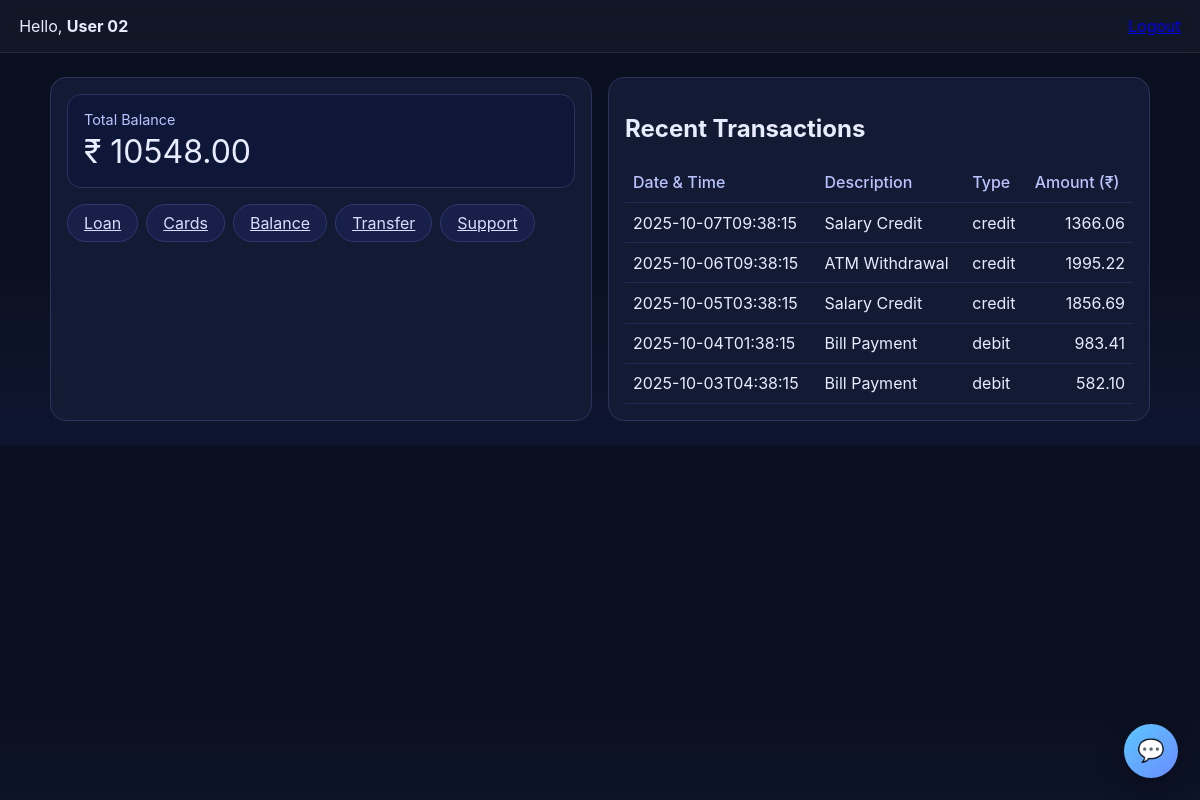
The page /user-dashboard (signed in) on the database its author committed.
### tables this page shows
CREATE TABLE transactions (
        id INTEGER PRIMARY KEY AUTOINCREMENT,
        account_id INTEGER NOT NULL,
        txn_time TEXT NOT NULL,
        description TEXT NOT NULL,
        amount REAL NOT NULL,
        type TEXT CHECK(type IN ('debit','credit')) NOT NULL,
        FOREIGN KEY (account_id) REFERENCES accounts(id) ON DELETE CASCADE
    );

### app.py (the view)
@app.route("/user-dashboard")
@login_required
def user_dashboard():
    if session.get("user", {}).get("role") != "user":
        flash("Access denied: users only.", "error")
        return redirect(url_for("role_select"))
    last5 = get_last_transactions(session["user"]["id"], limit=5)
    balance = get_balance(session["user"]["id"])
    return render_template("user_dashboard.html", last5=last5, balance=balance)

### app.py (called while the page is built)
@app.context_processor
def inject_user():
    return {"current_user": session.get("user")}

def login_required(fn):
    from functools import wraps
    @wraps(fn)
    def wrapper(*args, **kwargs):
        if not session.get("user"):
            return redirect(url_for("login_page"))
        return fn(*args, **kwargs)
    return wrapper

### db.py (called while the page is built)
def get_conn():
    conn = sqlite3.connect(DB_PATH)
    conn.row_factory = sqlite3.Row
    return conn

def get_balance(user_id):
    conn = get_conn()
    row = conn.execute("SELECT SUM(balance) AS total FROM accounts WHERE user_id=?", (user_id,)).fetchone()
    conn.close()
    return (row["total"] or 0.0)

def get_last_transactions(user_id, limit=5):
    conn = get_conn()
    rows = conn.execute("""
        SELECT t.* FROM transactions t
        JOIN accounts a ON a.id = t.account_id
        WHERE a.user_id = ?
        ORDER BY datetime(t.txn_time) DESC
        LIMIT ?
    """, (user_id, limit)).fetchall()
    conn.close()
    return [dict(r) for r in rows]

### templates/user_dashboard.html (shortened to what this page needs)
<!doctype html>
<html lang="en">
<head>
  <link rel="stylesheet" href="{{ url_for('static', filename='style.css') }}">
</head>
<body class="page">
  <header class="topbar">
    <div>Hello, <strong>{{ current_user.full_name }}</strong></div>
    <nav><a href="{{ url_for('logout_page') }}">Logout</a></nav>
  </header>
  <main class="container dashboard">
    <section class="summary">
      <div class="balance-card">
        <div class="balance-label">Total Balance</div>
        <div class="balance-amount" id="balance-amount">₹ {{ '%.2f'|format(balance) }}</div>
      </div>
      <div class="actions">
        <a class="pill" href="{{ url_for('loan_page') }}">Loan</a>
        <a class="pill" href="{{ url_for('cards_page') }}">Cards</a>
        <a class="pill" href="{{ url_for('balance_page') }}">Balance</a>
        <a class="pill" href="{{ url_for('transfer_page') }}">Transfer</a>
        <a class="pill" href="{{ url_for('support_page') }}">Support</a>
      </div>
    </section>
    <section class="transactions">
      <h2>Recent Transactions</h2>
      <table>
        <thead>
          <tr>
            <th>Date &amp; Time</th>
            <th>Description</th>
            <th>Type</th>
            <th class="right">Amount (₹)</th>
          </tr>
        </thead>
        <tbody id="txn-body">
          {% for t in last5 %}
          <tr>
            <td>{{ t.txn_time }}</td>
            <td>{{ t.description }}</td>
            <td>{{ t.type }}</td>
            <td class="right">{{ '%.2f'|format(t.amount) }}</td>
          </tr>
          {% endfor %}
        </tbody>
      </table>
    </section>
  </main>
  <button id="chat-fab" aria-label="Open chatbot">💬</button>
</body>
</html>

### static/style.css (style rules this page uses)
:root { --bg: #0b1020; --card: #131a33; --muted: #8aa0ff; --accent: #5de2a5; --text: #e8ecff; --soft: #2a345f; }
* { box-sizing: border-box; }
body { margin:0; font-family: Inter, system-ui, -apple-system, Segoe UI, Roboto, Arial, sans-serif; color: var(--text); background: linear-gradient(180deg, #0b1020, #0b1020 60%, #0e1530); }
.page .topbar { display:flex; justify-content:space-between; align-items:center; padding:1rem 1.2rem; background: rgba(255,255,255,.03); border-bottom:1px solid rgba(255,255,255,.08); position: sticky; top:0; backdrop-filter: blur(8px); }
.page .container { width:min(1100px, 92vw); margin: 1.5rem auto; }
.dashboard { display:grid; grid-template-columns: 1fr; gap:1rem; }
@media (min-width: 900px) { .dashboard { grid-template-columns: 1fr 1fr; } }
.summary { background: var(--card); border:1px solid var(--soft); border-radius:16px; padding:1rem; }
.balance-card { background: #0e1738; border:1px solid var(--soft); border-radius:14px; padding:1rem; }
.balance-label { color:#b9c4ff; font-size:.9rem; }
.balance-amount { font-size:2rem; margin-top:.25rem; }
.actions { margin-top:1rem; display:flex; gap:.5rem; flex-wrap:wrap; }
.pill { background:#18204a; color:#d9deff; border:1px solid #2c3770; border-radius:999px; padding:.5rem 1rem; cursor:pointer; }
.transactions { background: var(--card); border:1px solid var(--soft); border-radius:16px; padding:1rem; grid-column: span 1; }
.transactions table { width:100%; border-collapse: collapse; }
.transactions th, .transactions td { padding:.6rem .5rem; border-bottom:1px solid #202a57; }
.transactions th { text-align:left; color:#b9c4ff; font-weight:500; }
.right { text-align:right; }
#chat-fab { position: fixed; right: 20px; bottom: 20px; width:56px; height:56px; border-radius:50%; border:none; font-size:24px; cursor:pointer; background: linear-gradient(135deg, #5de2a5, #6ea8ff); box-shadow: 0 8px 28px rgba(0,0,0,.4); }
#chat-fab { z-index: 9999 !important; }
body, html { overflow: visible !important; }
#chat-fab { position: fixed; right: 22px; bottom: 22px; width: 54px; height: 54px; border-radius: 50%; background: linear-gradient(135deg,#5cc6ff,#6b8cff); display:grid; place-items:center; font-size:22px; color:#0b1025; border:none; box-shadow: 0 10px 24px rgba(0,0,0,.25); cursor:pointer; }

### rows shown on the page
transactions: txn_time "2025-10-07T09:38:15", description "Salary Credit", type "credit", amount "1366.06"
transactions: txn_time "2025-10-06T09:38:15", description "ATM Withdrawal", type "credit", amount "1995.22"
transactions: txn_time "2025-10-05T03:38:15", description "Salary Credit", type "credit", amount "1856.69"
transactions: txn_time "2025-10-04T01:38:15", description "Bill Payment", type "debit", amount "983.41"
transactions: txn_time "2025-10-03T04:38:15", description "Bill Payment", type "debit", amount "582.10"

### other values the page prints
{{ current_user.full_name }} "User 02"
{{ '%.2f'|format(balance) }} "10548.00"
